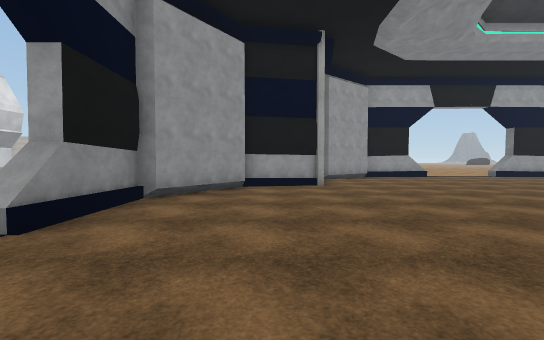
[1] (above)

16 first-person views from a walk through a scene from a Unity 3-D project. The camera is 1.4 m above the floor, tilts 2° down and sees 90° across. The floor is counted in squares, 2 m on a side. Each view is taken from the middle of a square. On the plan, view 1 faces up. The plan holds only what a view shows up to about 9 squares ahead; the rest is blank. The place goes on beyond the plan. Surface patterns are stand-ins for the level's own textures.

[2]
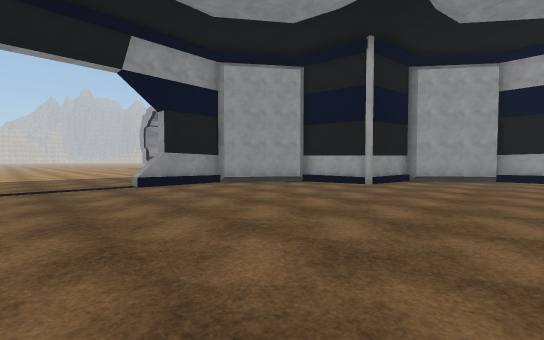

[3]
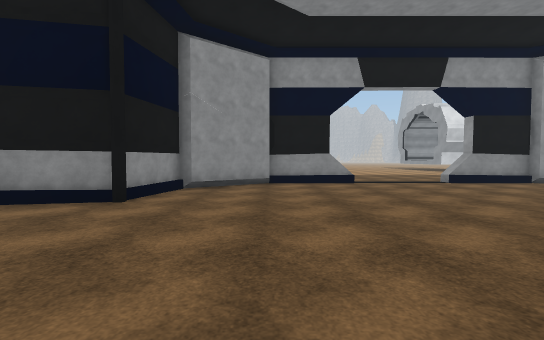

[4]
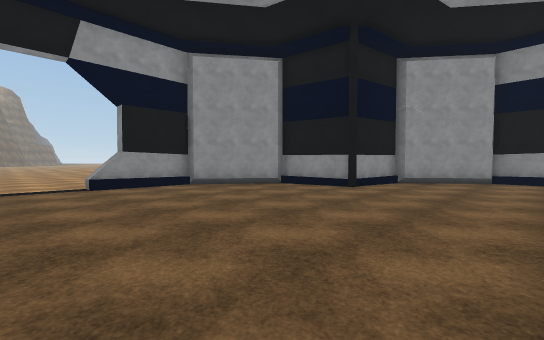

[5]
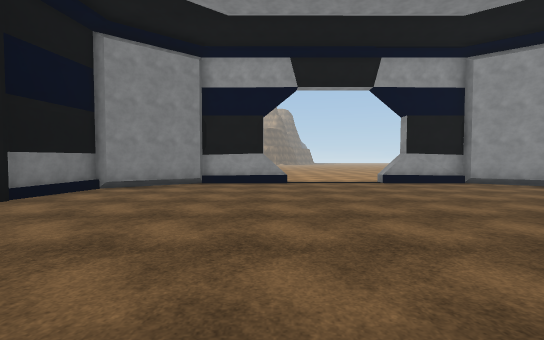

[6]
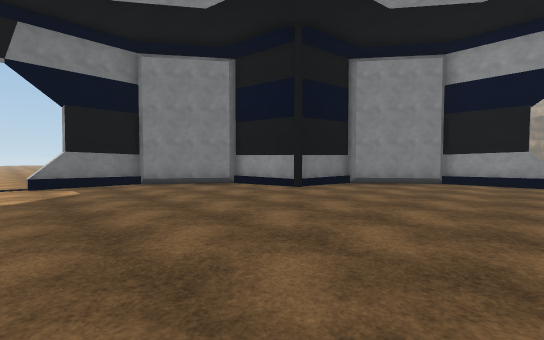

[7]
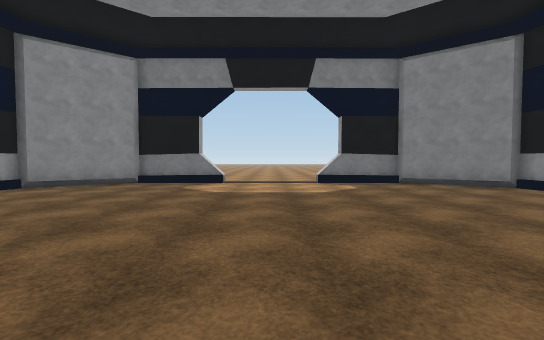

[8]
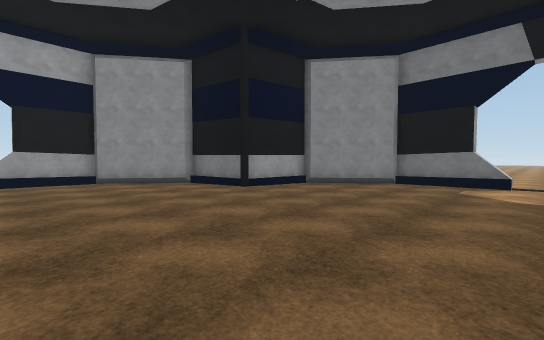

[9]
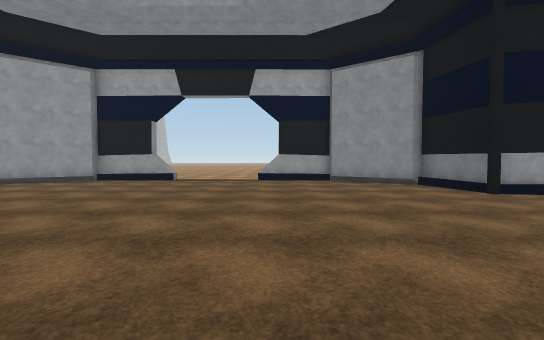

[10]
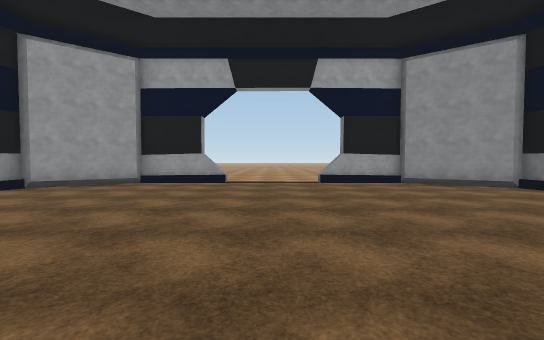

[11]
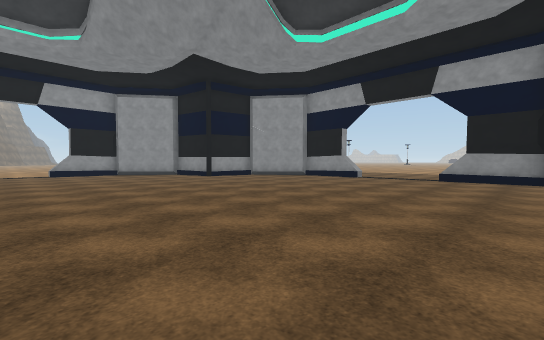

[12]
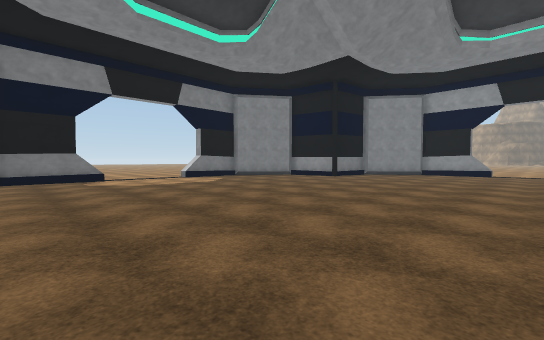

[13]
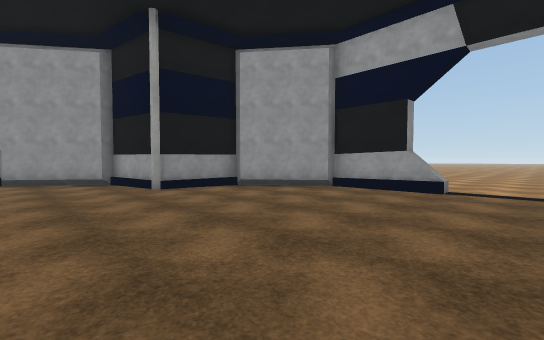

[14]
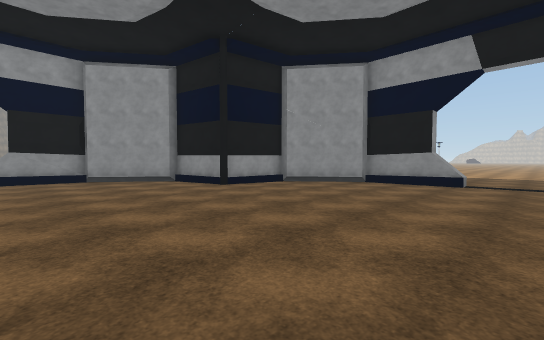

[15]
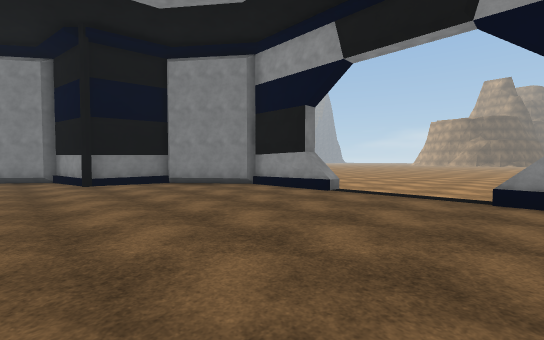

[16]
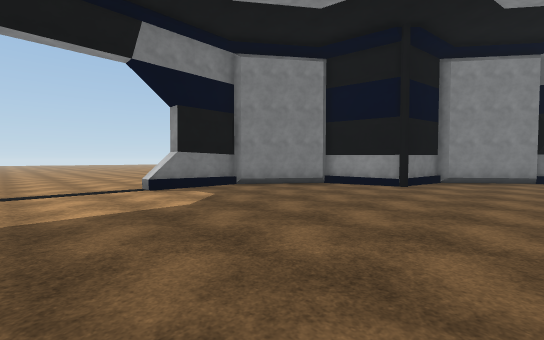

### Floor plan
Points are (right, up) in squares from view 1. A wall is a line through its corners. A room is listed if a view was taken in it or the views show most of it. See-through windows are left out.
Room 1 (views 1, 2, 3, 4, 5, 6, 7, 8, 9, 10, 11, 12, 13, 14, 15, 16)
walls: (16.7, -5) (18.2, -2.9); (-2.5, -0.5) (-2.5, -3.2); (6.5, 11.5) (3.9, 11.5); (9.5, -9.5) (12.2, -9.5) (12.1, -9.1) (14, -7.6); (18.5, 2.5) (18.5, 5.2) (18.2, 5.1) (16.7, 7) (16.8, 7.4) (14.8, 7.7) (14.3, 9.9); (14, 9.8) (12, 11.2) (12, 11.6) (9.6, 11.6); (-0.8, -5.3) (1.3, -5.7) (1.8, -7.8) (2.1, -7.7) (4, -9.1) (4, -9.5) (6.6, -9.5); (-2.1, -3) (-0.7, -5); (14.4, -7.8) (14.7, -5.7) (16.9, -5.2); (4, 11.2) (2, 9.7) (1.7, 9.8) (1.3, 7.7) (-0.8, 7.3) (-0.7, 7) (-2.1, 5) (-2.5, 5) (-2.5, 2.5); (18.5, -3) (18.5, -0.5)
low walls: (9.5, -9.9) (9.5, -9.5)
ways out: opening at (-2, 1); opening at (7.5, 10.8); opening at (8, -10); opening at (19, 1)

Where each view was taken, in squares from view 1:
view 1: 0 up, 0 right, facing up
view 2: 0 up, 5 right, facing up-left
view 3: 3 down, 6 right, facing left
view 4: 2 down, 8 right, facing down-left
view 5: 1 down, 10 right, facing down
view 6: 0 up, 10 right, facing down-right
view 7: 1 up, 10 right, facing right
view 8: 2 up, 10 right, facing up-right
view 9: 2 up, 10 right, facing up
view 10: 3 up, 8 right, facing up
view 11: 5 up, 8 right, facing down-left
view 12: 5 up, 8 right, facing down-right
view 13: 5 up, 8 right, facing up-left
view 14: 1 up, 6 right, facing down-left
view 15: 4 down, 6 right, facing down-right
view 16: 2 up, 12 right, facing down-right
